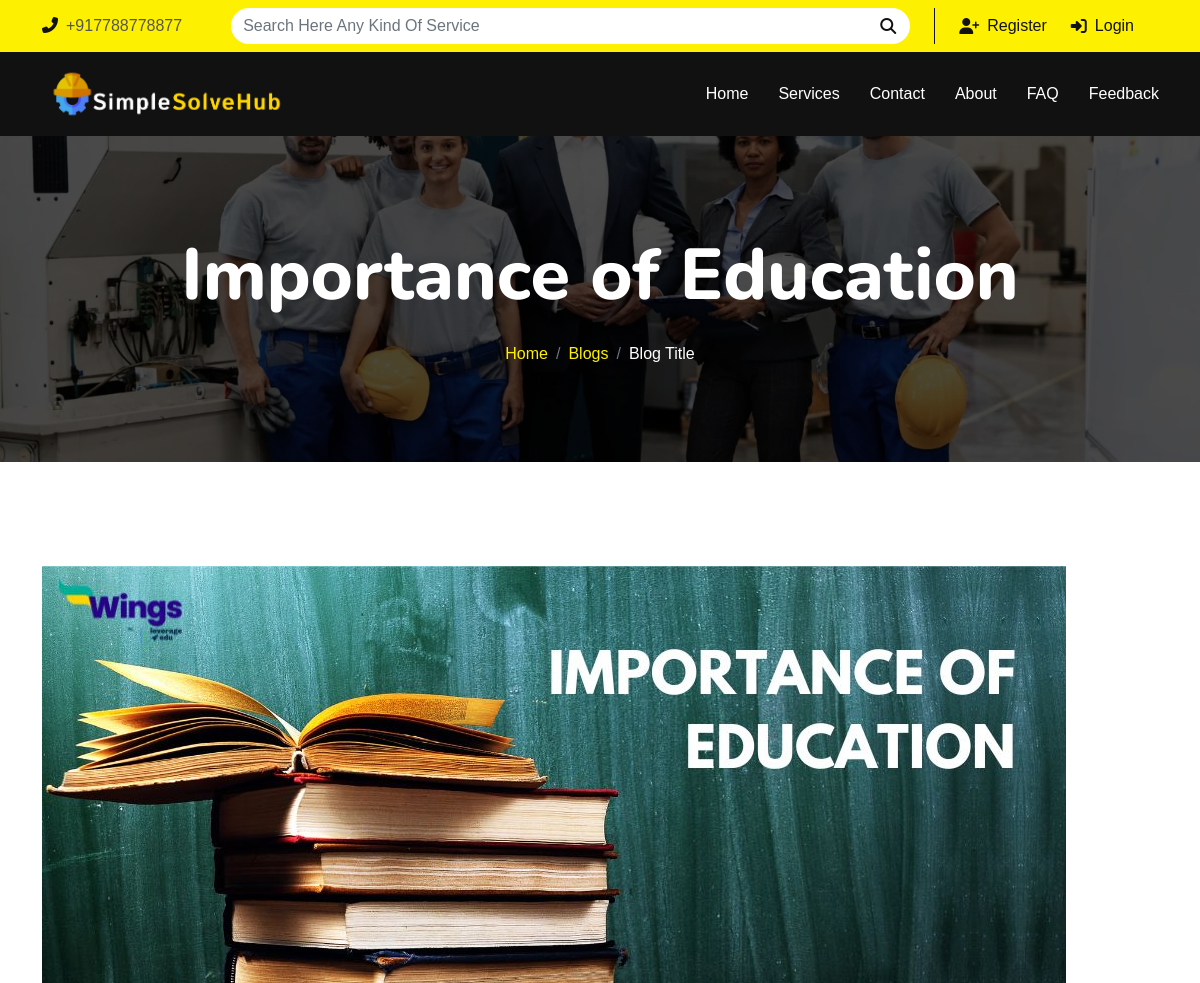
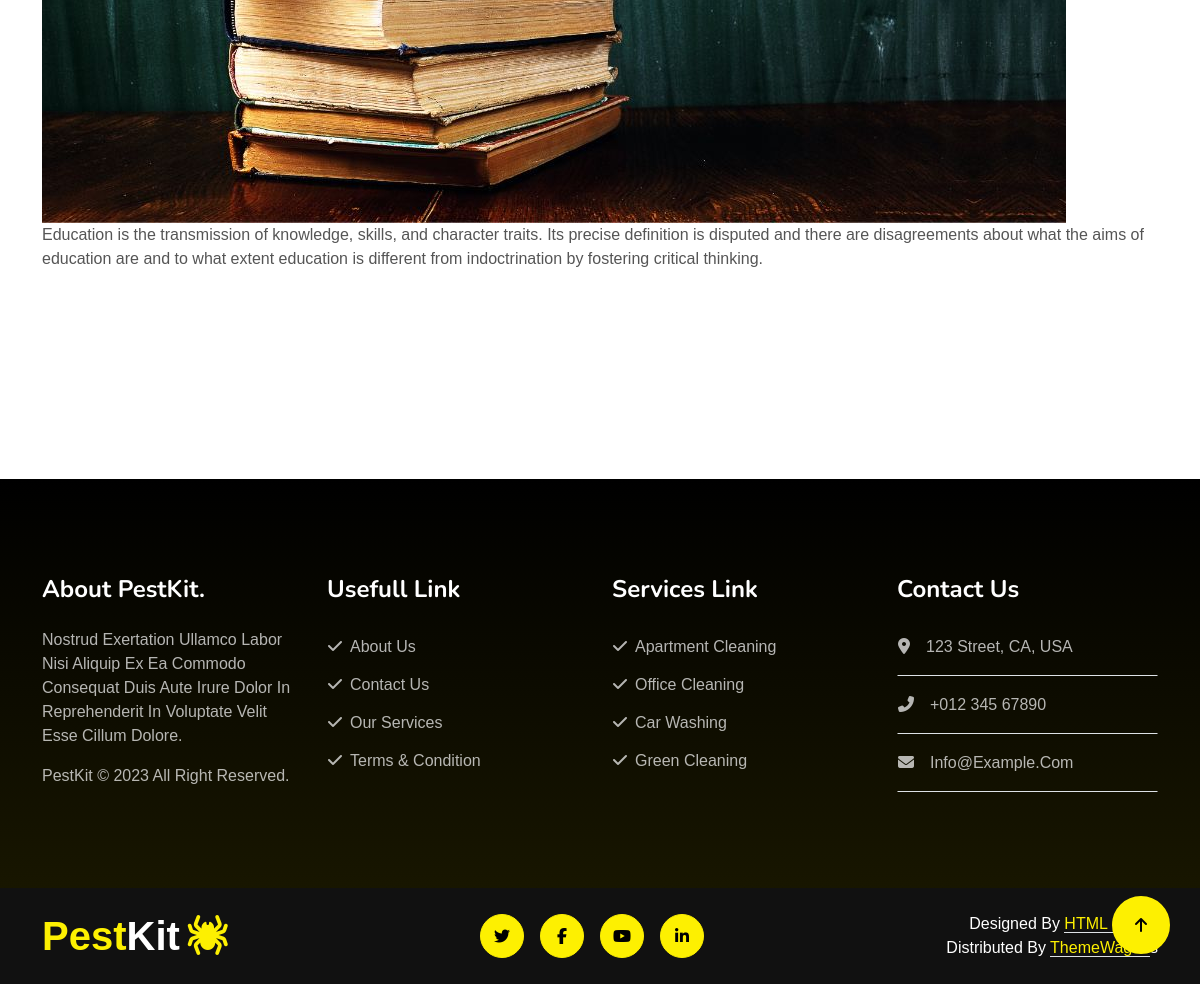
The page /blog_view.php?id=15 on the database its author committed (2 pictures, top to bottom).
### tables this page shows
CREATE TABLE `blog` (
  `id` int(11) NOT NULL,
  `blog_title` text NOT NULL,
  `blog_content` text NOT NULL,
  `blog_image` text NOT NULL,
  `publish_date` date NOT NULL,
  `status` text NOT NULL
);

### blog_view.php (the view, shortened to what this page needs)
<?php
  require './components/head.php';
  include('./config/db_con.php');
  $id=$_GET['id'];
  $sql=mysqli_fetch_assoc(mysqli_query($conn,"SELECT * from blog WHERE id='$id'"));
?>
</head>
<body>
    <?php require './components/top_nav.php' ?>
    <?php require './components/navbar.php' ?>
    <div class="container-fluid page-header py-5">
        <div class="container text-center py-5">
            <h1 class="display-2 text-white mb-4 animated slideInDown"><?php echo $sql['blog_title'] ?></h1>
            <nav aria-label="breadcrumb">
                <ol class="breadcrumb justify-content-center mb-0 animated slideInDown">
                    <li class="breadcrumb-item"><a href="./index.php">Home</a></li>
                    <li class="breadcrumb-item"><a href="./blog.php">Blogs</a></li>
                    <li class="breadcrumb-item text-white" aria-current="page">Blog Title</li>
                </ol>
            </nav>
        </div>
    </div>
    <div class="container-fluid py-5">
        <div class="container py-5">
           <img src="./Admin/<?php echo $sql['blog_image'] ?>" class="img-fluid" alt="">
           <p><?php echo $sql['blog_content'] ?></p>
        </div>
    </div>
    <div class="container-fluid footer py-5 wow fadeIn" data-wow-delay=".3s">
        <div class="container py-5">
            <div class="row g-4 footer-inner">
                <div class="col-lg-3 col-md-6">
                    <div class="footer-item">
                        <h4 class="text-white fw-bold mb-4">About PestKit.</h4>
                        <p>Nostrud exertation ullamco labor nisi aliquip ex ea commodo consequat duis aute irure dolor in reprehenderit in voluptate velit esse cillum dolore.</p>
                        <p class="mb-0"><a class="" href="#">PestKit </a> &copy; 2023 All Right Reserved.</p>
                    </div>
                </div>
                <div class="col-lg-3 col-md-6">
                    <div class="footer-item">
                        <h4 class="text-white fw-bold mb-4">Usefull Link</h4>
                        <div class="d-flex flex-column align-items-start">
                            <a class="btn btn-link ps-0" href=""><i class="fa fa-check me-2"></i>About Us</a>
                            <a class="btn btn-link ps-0" href=""><i class="fa fa-check me-2"></i>Contact Us</a>
                            <a class="btn btn-link ps-0" href=""><i class="fa fa-check me-2"></i>Our Services</a>
                            <a class="btn btn-link ps-0" href=""><i class="fa fa-check me-2"></i>Terms & Condition</a>
                        </div>
                    </div>
                </div>
                <div class="col-lg-3 col-md-6">
                    <div class="footer-item">
                        <h4 class="text-white fw-bold mb-4">Services Link</h4>
                        <div class="d-flex flex-column align-items-start">
                            <a class="btn btn-link ps-0" href=""><i class="fa fa-check me-2"></i>Apartment Cleaning</a>
                            <a class="btn btn-link ps-0" href=""><i class="fa fa-check me-2"></i>Office Cleaning</a>
                            <a class="btn btn-link ps-0" href=""><i class="fa fa-check me-2"></i>Car Washing</a>
                            <a class="btn btn-link ps-0" href=""><i class="fa fa-check me-2"></i>Green Cleaning</a>
                        </div>
                    </div>
                </div>
                <div class="col-lg-3 col-md-6">
                    <div class="footer-item">
                        <h4 class="text-white fw-bold mb-4">Contact Us</h4>
                        <a href="" class="btn btn-link w-100 text-start ps-0 pb-3 border-bottom rounded-0"><i class="fa fa-map-marker-alt me-3"></i>123 Street, CA, USA</a>
                        <a href="" class="btn btn-link w-100 text-start ps-0 py-3 border-bottom rounded-0"><i class="fa fa-phone-alt me-3"></i>+012 345 67890</a>
                        <a href="" class="btn btn-link w-100 text-start ps-0 py-3 border-bottom rounded-0"><i class="fa fa-envelope me-3"></i>info@example.com</a>
                    </div>
                </div>
            </div>
        </div>
    </div>
    <div class="container-fluid copyright bg-dark py-4">
        <div class="container">
            <div class="row">
                <div class="col-md-4 text-center text-md-start mb-3 mb-md-0">
                    <a href="#" class="text-primary mb-0 display-6">Pest<span class="text-white">Kit</span><i class="fa fa-spider text-primary ms-2"></i></a>
                </div>
                <div class="col-md-4 copyright-btn text-center text-md-start mb-3 mb-md-0 flex-shrink-0">
                    <a class="btn btn-primary rounded-circle me-3 copyright-icon" href=""><i class="fab fa-twitter"></i></a>
                    <a class="btn btn-primary rounded-circle me-3 copyright-icon" href=""><i class="fab fa-facebook-f"></i></a>
                    <a class="btn btn-primary rounded-circle me-3 copyright-icon" href=""><i class="fab fa-youtube"></i></a>
                    <a class="btn btn-primary rounded-circle me-3 copyright-icon" href=""><i class="fab fa-linkedin-in"></i></a>
                </div>
                <div class="col-md-4 my-auto text-center text-md-end text-white">
                    Designed By <a class="border-bottom" href="https://htmlcodex.com">HTML Codex</a><br>Distributed By <a class="border-bottom" href="https://themewagon.com">ThemeWagon</a>s
                </div>
            </div>
        </div>
    </div>
    <a href="#" class="btn btn-primary rounded-circle border-3 back-to-top"><i class="fa fa-arrow-up"></i></a>
</body>
</html>

### css/style.css (style rules this page uses)
.back-to-top { position: fixed; right: 30px; bottom: 30px; display: flex; width: 58px; height: 58px; align-items: center; justify-content: center; z-index: 99; }
.btn { text-transform: uppercase; font-weight: 500; transition: .5s; }
.btn.btn-primary { box-shadow: inset 0 0 0 0 var(--bs-dark); }
.page-header { background: linear-gradient(rgba(0, 0, 0, .7), rgba(0, 0, 0, .7)), url(../img/hero_img2.webp) center center no-repeat; background-size: cover; }
.footer { background: linear-gradient(rgb(0, 0, 0), rgb(24, 22, 0)); background-size: cover; color: rgba(255, 255, 255, .7); margin-top: 6rem; }
.footer-item, .footer-item a { color: rgba(255, 255, 255, .7); text-transform: capitalize; }
.copyright .copyright-btn { display: flex; align-items: center; justify-content: center; }
.copyright .copyright-icon { width: 44px; height: 44px; display: flex; align-items: center; justify-content: center; }

### css/main.css (style rules this page uses)
.footer-item .btn-link { white-space: nowrap; }

### rows shown on the page
blog: blog_title "Importance of Education", blog_image (picture), blog_content "Education is the transmission of knowledge, skills, and character traits. Its precise definition is disputed and there are disagreements about what the aims of education are and to what extent education is different from indoctrination by fostering critical thinking."
